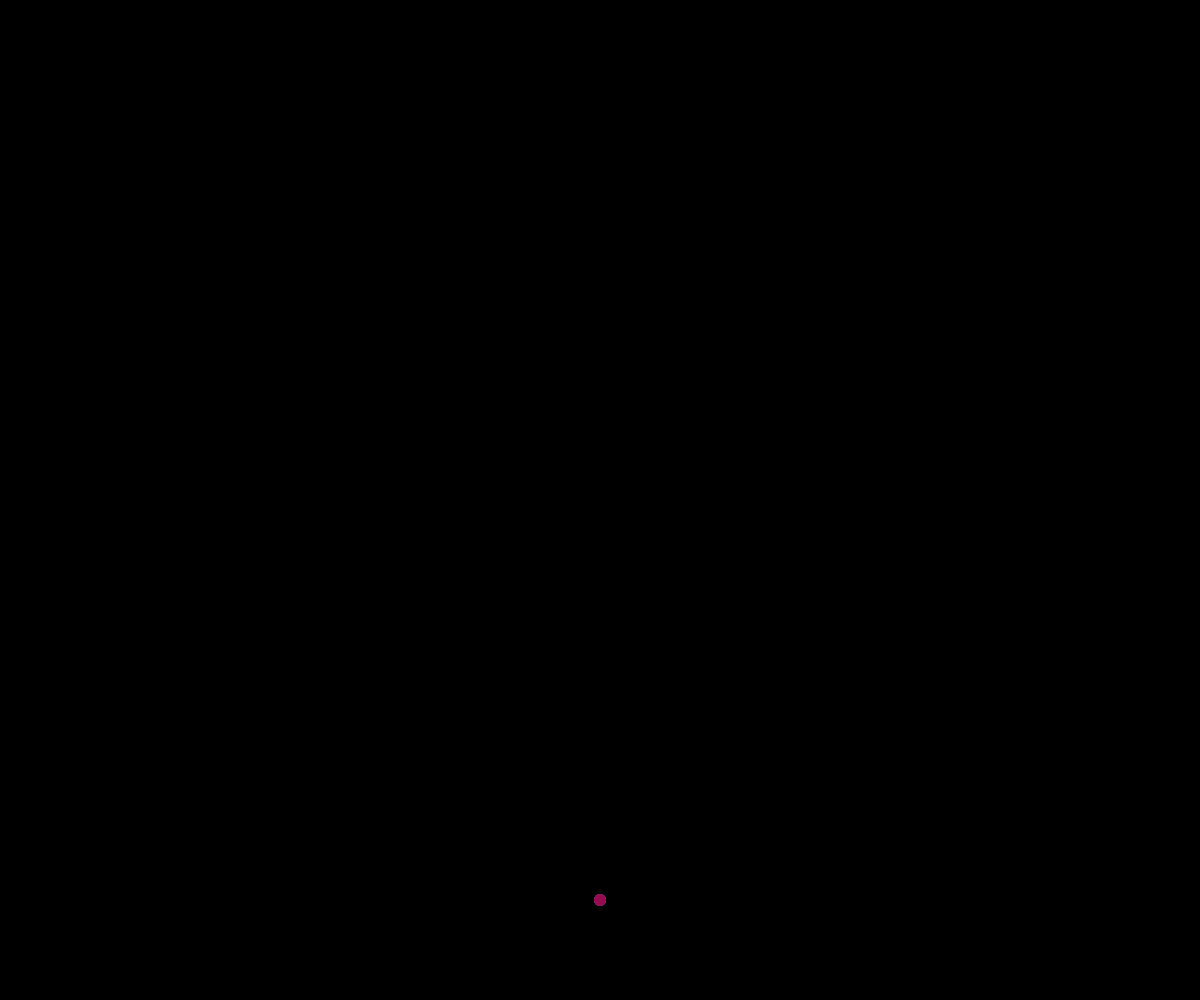
Frame 1 (no input)
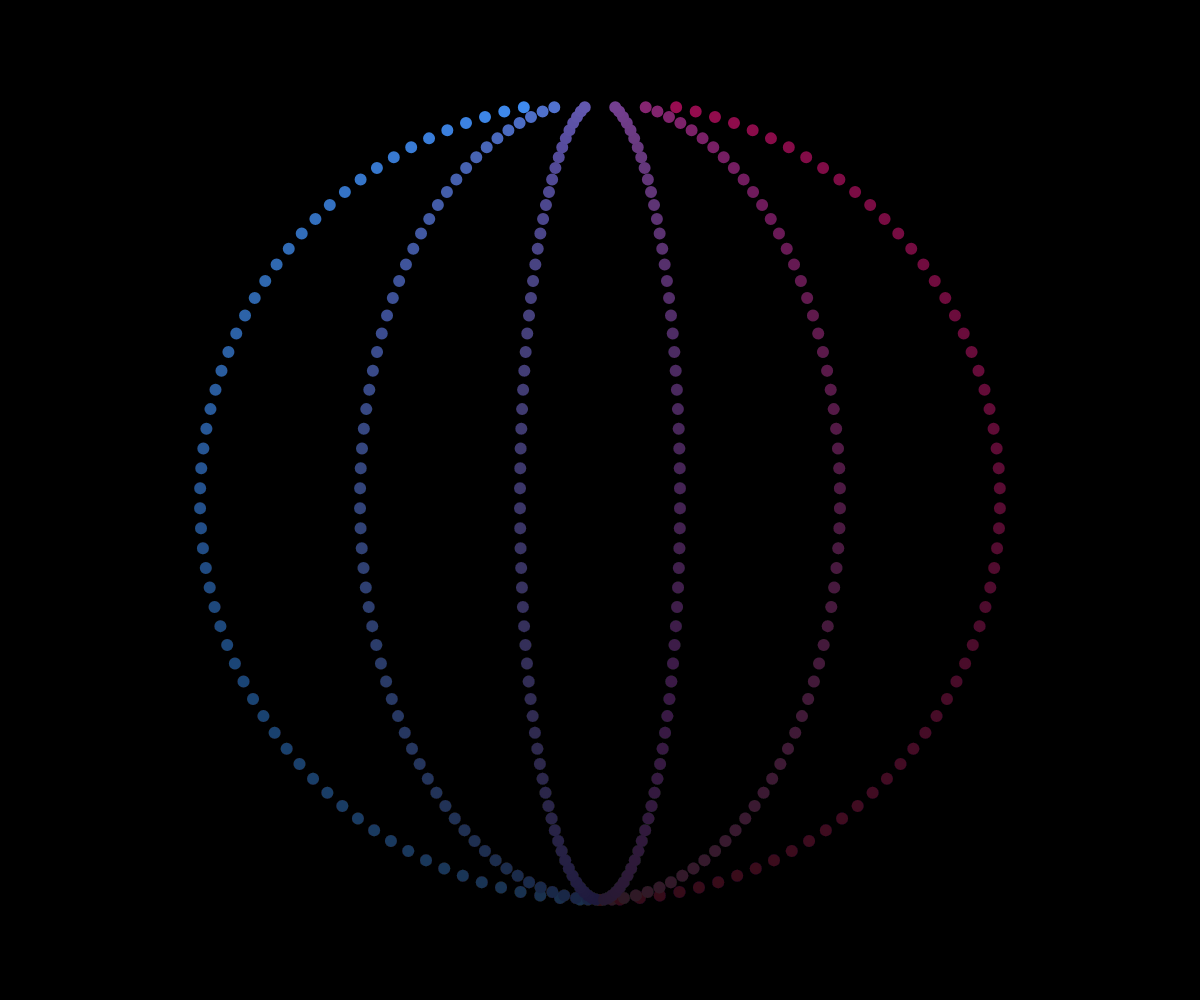
Frame 60 (no input)
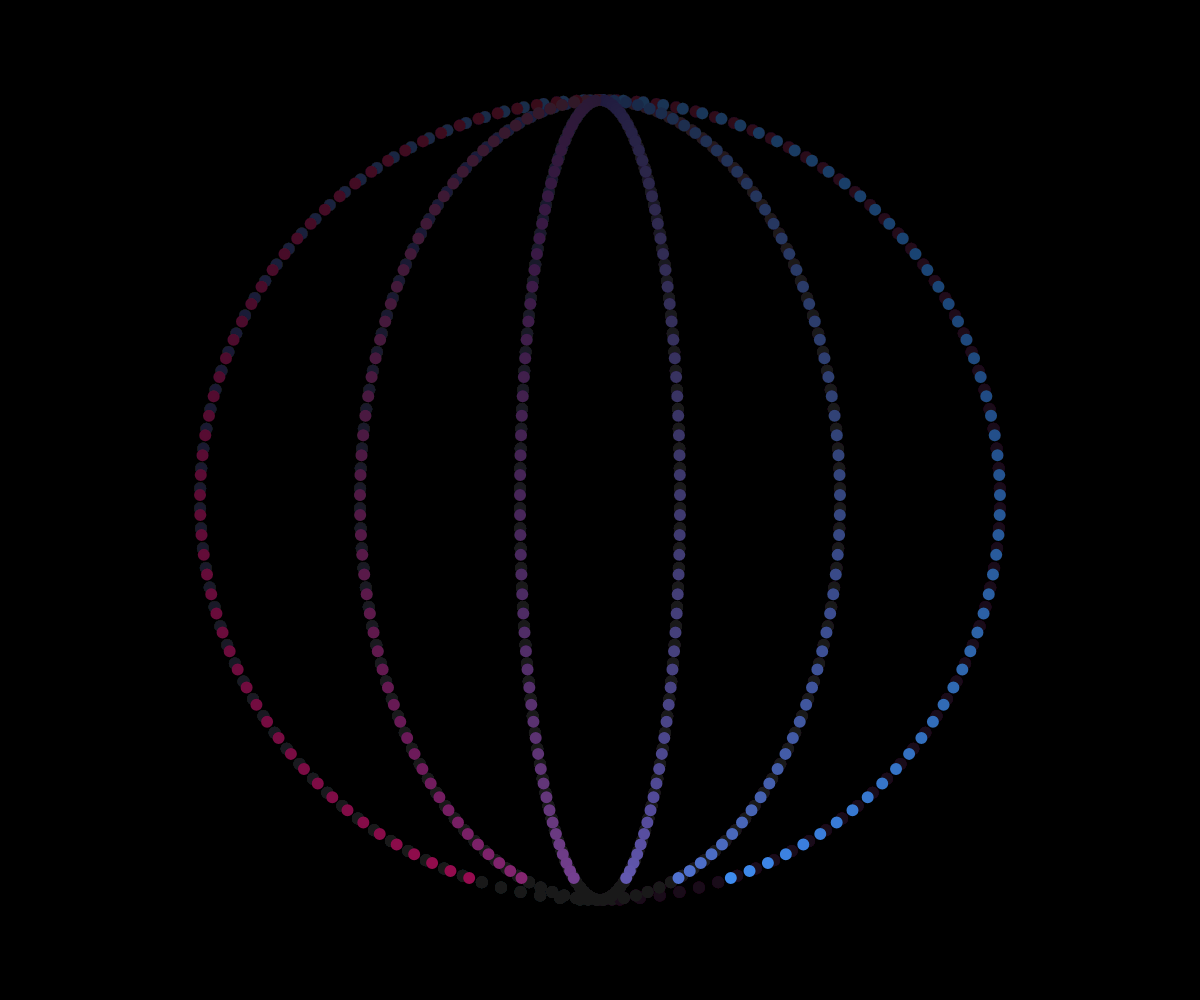
Frame 120 (the mouse pressed at the canvas centre since frame 60)

The p5.js sketch that drew these frames (run headless with seeded random() and noise() and a simulated clock; from frame 60 on, the mouse is pressed at the canvas centre):

// p5.js sketch
// ── sketch.js
/*
Based on Alexander Miller’s video on Recreating Vintage Computer Art with Processing and inspired by John Whitney's work:
https://www.youtube.com/watch?v=LaarVR1AOvs&t=181s
*/

let t = 0;
let seed=25;

function setup() {
  createCanvas(windowWidth, windowHeight);
  background(0);
  strokeWeight(2);
  stroke(255);
}

function draw() {
  background(0, 5);
  
  translate(width / 2, height / 2);

  randomSeed(seed);
  let from = color(random(255), random(255), random(255));
  let to = color(random(255), random(255), random(255));

  let amplitude = width / 3;

  let x1 = sin(t / -10) * amplitude;
  let y1 = cos(t / 10) * amplitude;

  let x2 = sin(t / 10) * amplitude;
  let y2 = cos(t / 10) * amplitude;

  for (let i = 0; i < 6; i++) {
    let x = lerp(x1, x2, i / 5);
    let y = lerp(y1, y2, i / 5);
    let c = lerpColor(from, to, i / 5);
    stroke(c);
    fill(c);
    circle(x, y, 10);
  }

  // line(x1, y1, x2, y2);
  t += 0.5;
}

function windowResized() {
  resizeCanvas(windowWidth, windowHeight);
  background(0);
}

function mouseClicked() {
  seed = random(1000);
  loop();
}
